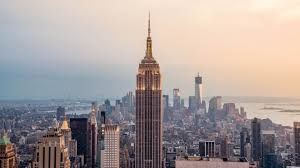
#> input picture 1.jpg, 300 x 168 px
$ python harris.py
#> lines starting #> are read from the running program, lines starting #| are printed output that depends on the picture; after the words box and inside, x2 and y2 are one past the last pixel; in counts of white or black regions, pixels touching at a corner belong together
from PIL import Image
from numpy import *
from pylab import *
from scipy.ndimage import filters
def compute_harris_response(im,sigma=3):
	""" Compute the Harris corner detector response function
	for each pixel in a graylevel image. """
	# derivatives
	imx = zeros(im.shape)
	filters.gaussian_filter(im, (sigma,sigma), (0,1), imx)

	imy = zeros(im.shape)
	filters.gaussian_filter(im, (sigma,sigma), (1,0), imy)

	# compute components of the Harris matrix
	Wxx = filters.gaussian_filter(imx*imx,sigma)
	Wxy = filters.gaussian_filter(imx*imy,sigma)
	Wyy = filters.gaussian_filter(imy*imy,sigma)

	# determinant and trace
	Wdet = Wxx*Wyy - Wxy**2
	Wtr = Wxx + Wyy
	return Wdet / Wtr

def get_harris_points(harrisim,min_dist=10,threshold=0.1):
	""" Return corners from a Harris response image
	min_dist is the minimum number of pixels separating
	corners and image boundary. """
	# find top corner candidates above a threshold
	corner_threshold = harrisim.max() * threshold
	harrisim_t = (harrisim > corner_threshold) * 1

	# get coordinates of candidates
	coords = array(harrisim_t.nonzero()).T

	# ...and their values
	candidate_values = [harrisim[c[0],c[1]] for c in coords]

	# sort candidates
	index = argsort(candidate_values)

	# store allowed point locations in array
	allowed_locations = zeros(harrisim.shape)
	allowed_locations[min_dist:-min_dist,min_dist:-min_dist] = 1

	# select the best points taking min_distance into account
	filtered_coords = []
	for i in index:
		if allowed_locations[coords[i,0],coords[i,1]] == 1:
			filtered_coords.append(coords[i])
			allowed_locations[(coords[i,0]-min_dist):(coords[i,0]+min_dist),
					(coords[i,1]-min_dist):(coords[i,1]+min_dist)] = 0
	return filtered_coords

def plot_harris_points(image,filtered_coords):
	""" Plots corners found in image. """
	figure()
	gray()
	imshow(image)
	plot([p[1] for p in filtered_coords],[p[0] for p in filtered_coords],'*')
	axis('off')
	show()

im = array(Image.open('1.jpg').convert('L'))
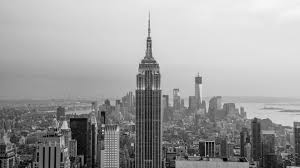
#> im: shape (168, 300); min 1, max 246, mean 159.4
harrisim = compute_harris_response(im)
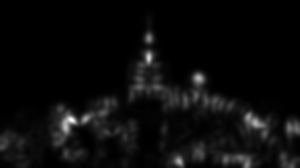
#> harrisim: shape (168, 300) float64; min 6.8e-08, max 20.07, mean 0.9; drawn with min black and max white
filtered_coords = get_harris_points(harrisim,6)
#> in get_harris_points, `corner_threshold = harrisim.max() * threshold`: corner_threshold = 2.01
#> in get_harris_points, `harrisim_t = (harrisim > corner_threshold) * 1`:
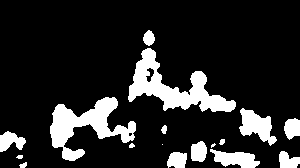
#> harrisim_t: shape (168, 300) int64; values 0 (black) and 1 (white), 15.5% white; 17 white regions (2 under 20 px), largest, box (x1, y1, x2, y2) and area: (128, 48, 236, 112) 2559, (50, 97, 136, 161) 2248, (239, 108, 277, 146) 749
#> in get_harris_points, `coords = array(harrisim_t.nonzero()).T`: coords = 7815 pairs, first value 30 to 167, second value 0 to 299
#> in get_harris_points, `candidate_values = [harrisim[c[0],c[1]] for c in coords]`: candidate_values = 7815 values, max 20.07 at index 3642, min 2.01 at index 7773, mean 4.19
#> in get_harris_points, `index = argsort(candidate_values)`: index = 7815 values, max 7814 at index 1883, min 0 at index 579, mean 3907
#> the loop in get_harris_points, `for i in index:` made 7815 passes
#> i on passes 1 to 3: 7773, 6894, 6004
#> after the loop in get_harris_points, `for i in index:`:
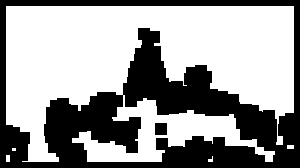
#> allowed_locations: shape (168, 300) float64; values 0 (black) and 1 (white), 60.8% white; 2 black regions, box (x1, y1, x2, y2) and area: (0, 0, 300, 168) 19618, (155, 123, 167, 135) 144
#> after the loop in get_harris_points, `for i in index:`: filtered_coords = 177 pairs, first value 34 to 161, second value 6 to 293
plot_harris_points(im, filtered_coords)
#> in plot_harris_points, `show()`:
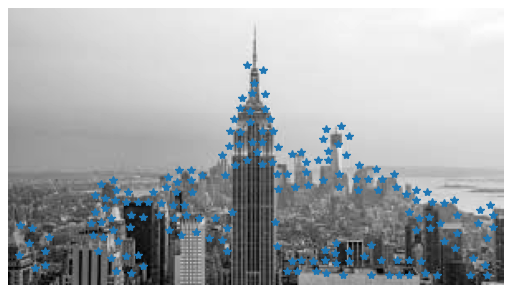
#> figure drawn by matplotlib, 1 panel
